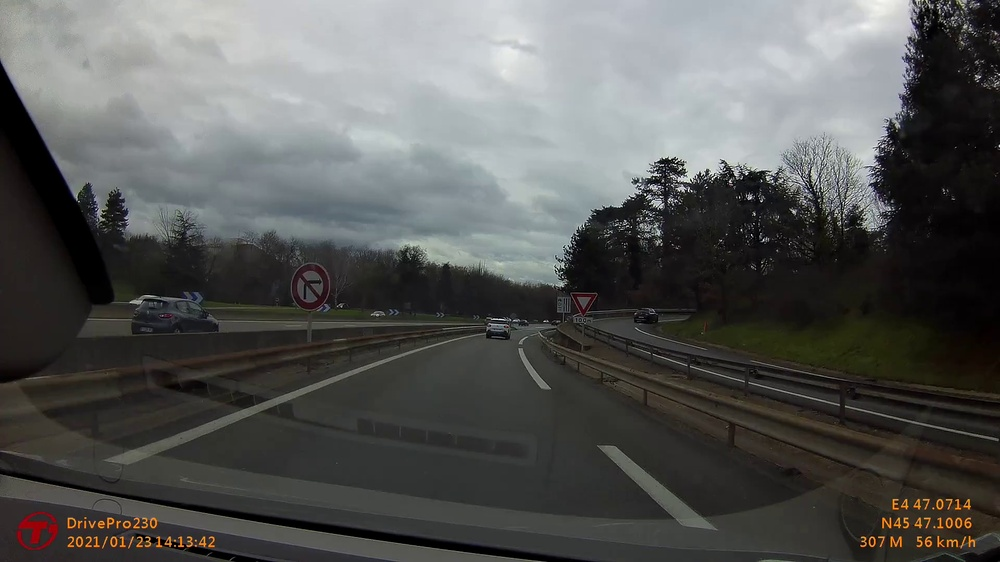
#> input picture MSO/CV/Hough Transform 2024-25/image_test.jpg, 1000 x 562 px, shrunk from 1920 x 1080 before the run
$ python brico.py
#> lines starting #> are read from the running program, lines starting #| are printed output that depends on the picture; after the words box and inside, x2 and y2 are one past the last pixel; in counts of white or black regions, pixels touching at a corner belong together
from pathlib import Path
import cv2
import numpy

PATH_IMAGE = Path(__file__).parent

image_input = cv2.imread(str(PATH_IMAGE / "image_test.jpg"))
#> image_input is the input picture: shape (562, 1000, 3); mean B, G, R 86.1, 87.6, 86.7
image_grey = cv2.cvtColor(image_input, cv2.COLOR_BGR2GRAY)
image_blur = cv2.GaussianBlur(image_grey, (5, 5), 0)
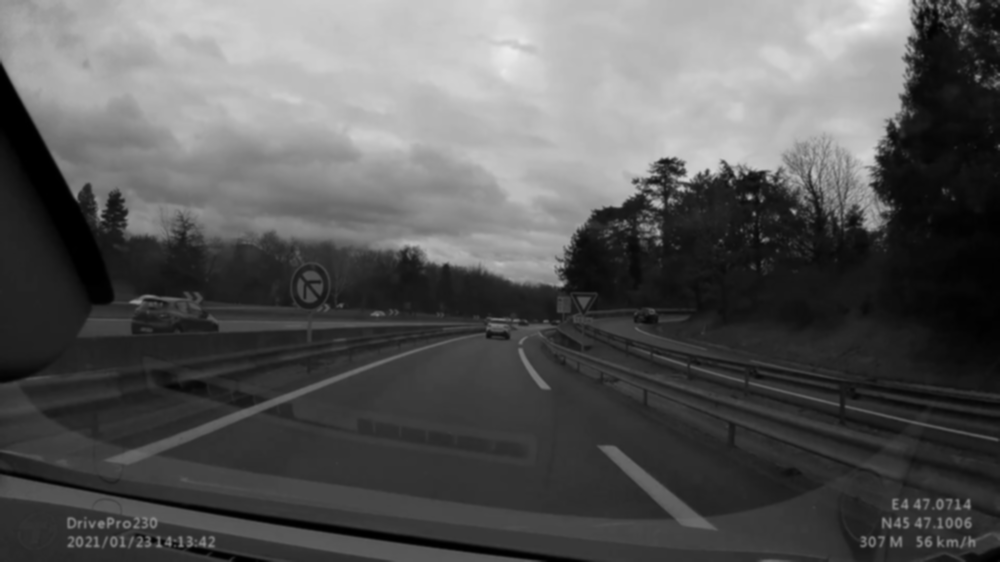
#> image_blur: shape (562, 1000); min 0, max 244, mean 87.2
# Canny pour choper les bords des objets
image_edges = cv2.Canny(image_blur, 100, 200)
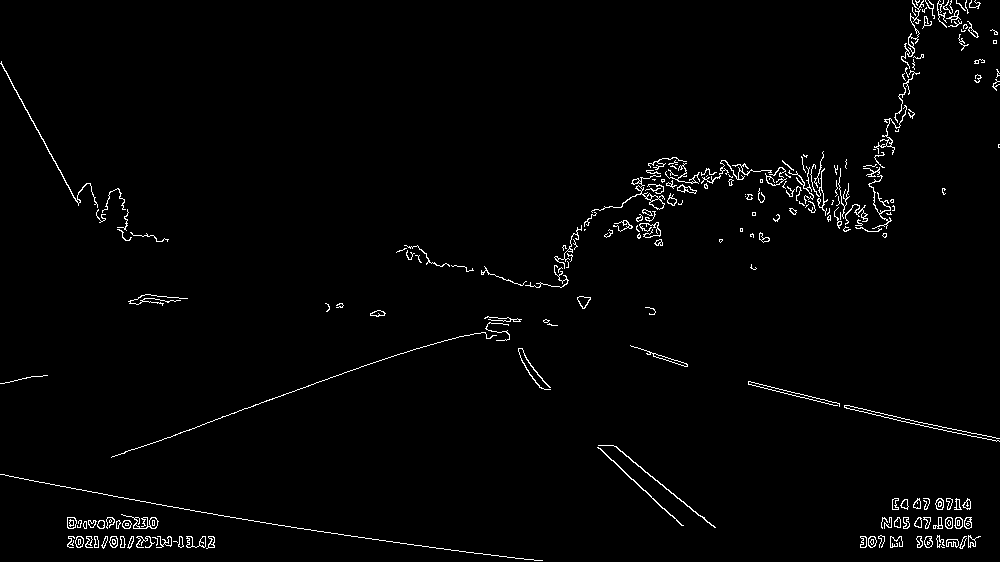
#> image_edges: shape (562, 1000); 1.8% white in thin lines or dots

cv2.imwrite(str(PATH_IMAGE / "out_canny.jpg"), image_edges)

# Transformée de Hough pour en tirer des lignes
lines = cv2.HoughLinesP(image_edges, 1, numpy.pi / 180, 100, maxLineGap=5) # Résolution linéaire 1 px, angulaire pi/180, treshold 50 (au pif), maxLineGap 50 (bien guez, trouver mieux)
#> lines = 17 rows, first 6: [134, 449, 400, 353], [254, 521, 525, 559], [867, 410, 998, 438], [0, 474, 184, 509], [535, 382, 544, 389], [748, 384, 839, 406]

# Tri des lignes pour ne garder que les plus longues
longest_line_length = 0
for line in lines: # Qui a la plus longue?
    x1, y1, x2, y2 = line[0]
    line_length = numpy.sqrt((x2 - x1)**2 + (y2 - y1)**2)
    longest_line_length = max(longest_line_length, line_length)
#> this loop made 17 passes
#> (x1, y1, x2, y2, line_length) on passes 1 to 12: (134, 449, 400, 353, 282.8), (254, 521, 525, 559, 273.7), (867, 410, 998, 438, 134), (0, 474, 184, 509, 187.3), (535, 382, 544, 389, 11.4), (748, 384, 839, 406, 93.62), (613, 445, 715, 527, 130.9), (488, 316, 510, 321, 22.56), (179, 536, 191, 536, 12), (197, 426, 370, 363, 184.1), (846, 408, 999, 441, 156.5), (202, 536, 213, 536, 11)

# On tej les courtes
filtered_lines = []
for line in lines:
    x1, y1, x2, y2 = line[0]
    line_length = numpy.sqrt((x2 - x1)**2 + (y2 - y1)**2)
    if line_length >= 0.5 * longest_line_length:
        filtered_lines.append(line)
#> after the loop, filtered_lines = [[[134, 449, 400, 353]], [[254, 521, 525, 559]], [[0, 474, 184, 509]], [[197, 426, 370, 363]], [[846, 408, 999, 441]]]

for line in filtered_lines:
    x1, y1, x2, y2 = line[0]
    cv2.line(image_input, (x1, y1), (x2, y2), (0, 255, 0), 2)
#> this loop made 5 passes
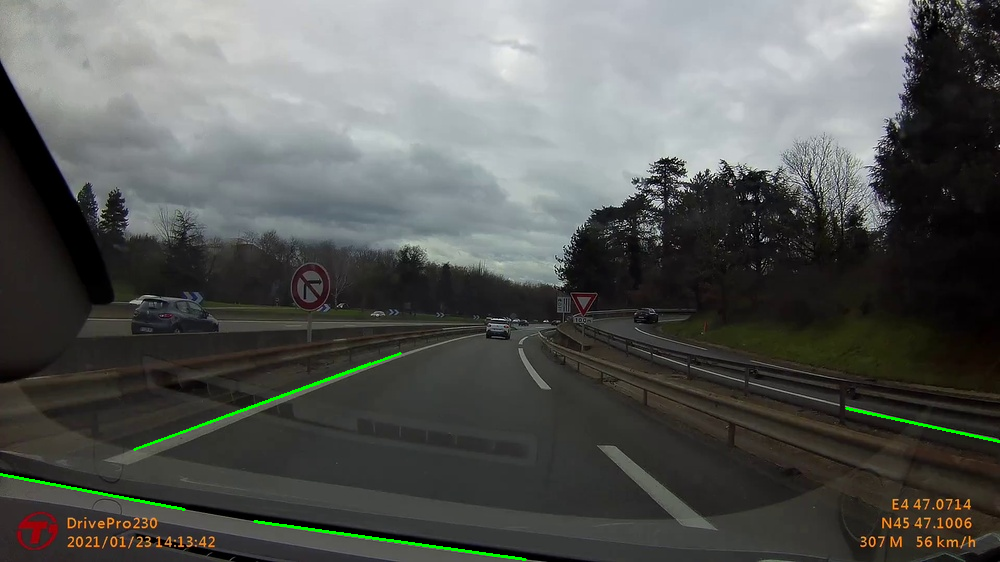
#> image_input: shape (562, 1000, 3); 0.48% of pixels changed, all inside (x1, y1, x2, y2) = (0, 352, 1000, 561)

image_output = image_input

cv2.imwrite(str(PATH_IMAGE / "out_lines.jpg"), image_output)
